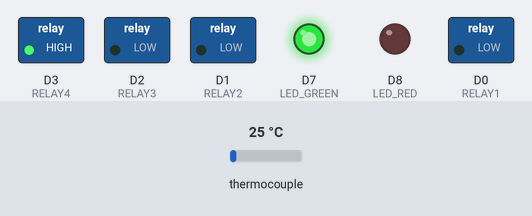
Recording of a sketch running on a simulated ESP8266 (NodeMCU). On the bench: switched loads named in the sketch (green lamp = pin HIGH), output pins drawn as LEDs (lit = HIGH). Wiring (inferred from the names in the program): MAX6675 thermocouple converter: CS D5; MISO D6; SCK D4. The test bench sets the inputs (shaded band); at power-on: thermocouple 25 °C. WiFi joins after 1.5 s; servers stay silent unless stated; no MQTT or app messages arrive unless stated; pins used as bus, display or sensor lines are not drawn; what the sketch prints to the serial monitor is not drawn.

Above: at 2.7 s.
2.8 s: thermocouple set to 74 °C
6.9 s: thermocouple set to 78 °C
At 8.2 s:
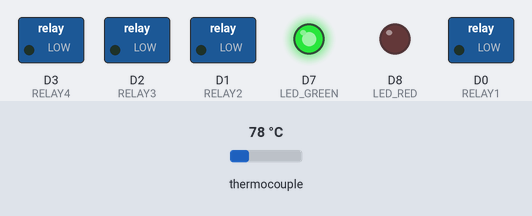
At 9.2 s:
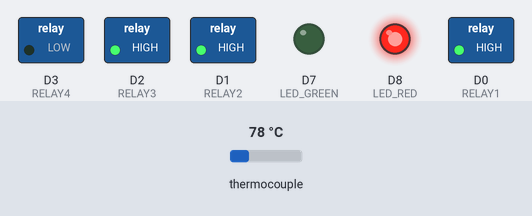
14.1 s: thermocouple set to 70 °C
18.2 s: thermocouple set to 67 °C
At 20.9 s:
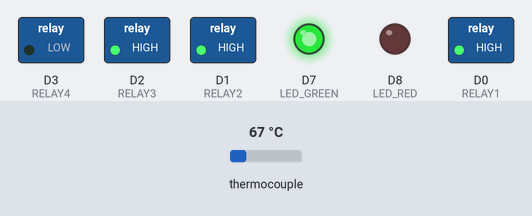
Timing chart, 0 to 22.1 s (numbered marks = the images above; inputs shaded):
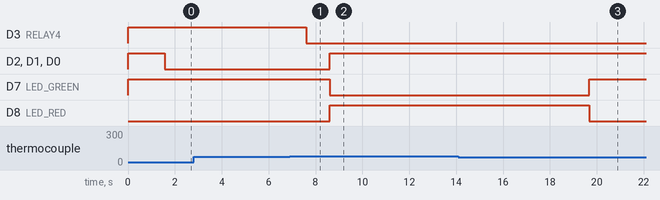

Measured:
- the behaviour switches between 77 and 78 °C on thermocouple (found by bisection; images 0 and 1)
- the behaviour switches between 68 and 67 °C on thermocouple (found by bisection; images 2 and 3)
- after the input at 2.8 s, every drawn part: stays the same
- after the input at 6.9 s, D7 (LED_GREEN): HIGH → LOW after 1.7 s instead of 3.7 s; D8 (LED_RED): LOW → HIGH after 1.7 s instead of 3.7 s
- after the input at 14.1 s, every drawn part: stays the same
- after the input at 18.2 s, D7 (LED_GREEN): LOW → HIGH after 1.5 s; D8 (LED_RED): HIGH → LOW after 1.5 s

The sketch:

arduino_code.ino
```cpp
#include <ESP8266WiFi.h>
#include <PubSubClient.h>
#include <ArduinoJson.h>

// ================= WiFi & MQTT Configuration =================
const char* ssid = "YOUR_WIFI_SSID";           // Replace with your WiFi SSID
const char* password = "YOUR_WIFI_PASSWORD";   // Replace with your WiFi password
const char* mqtt_server = "test.mosquitto.org";
const int mqtt_port = 1883;
const char* mqtt_client_id = "motor_controller_001";

// MQTT Topics
const char* temp_topic = "motor/temp";
const char* status_topic = "motor/status";
const char* control_topic = "motor/control";
const char* settings_topic = "motor/settings";

WiFiClient espClient;
PubSubClient client(espClient);

// ================= Pin Definitions =================
#define CS D5          // MAX6675 Chip Select pin
#define SCK D4         // MAX6675 Clock pin
#define SO D6          // MAX6675 Data Out (MISO) pin

// Relay Pins (Active LOW)
#define RELAY1 D0      // Phase 1 relay (Motor)
#define RELAY2 D1      // Phase 2 relay (Motor)
#define RELAY3 D2      // Phase 3 relay (Motor)
#define RELAY4 D3      // Fan + Buzzer relay (combined)

// LED Pins (Only Green and Red)
#define LED_GREEN D7   // Normal temperature LED
#define LED_RED D8     // Critical temperature LED

// ================= Temperature Settings =================
float warningTemp = 50.0;        // Start showing warnings at 50 °C
float fanStartTemp = 65.0;       // Turn Fan+Buzzer ON at 65 °C
float criticalTemp = 70.0;       // Critical temperature threshold

// ================= Reliability Settings =================
const float maxRate = 10.0;      // Max allowed temp rise (°C/sec) to ignore spikes

// ================= State Tracking =================
bool criticalMode = false;
bool warningMode = false;
bool motorState = false;
bool fanBuzzerState = false;
bool manualControl = false;      // Flag for manual control via dashboard
float previousTemp = 0.0;
unsigned long previousMillis = 0;
unsigned long lastMqttSend = 0;
float smoothedTemp = 0.0;
const float alpha = 0.3;

// ================= Setup Function =================
void setup() {
  Serial.begin(115200);

  // Configure pins
  setupPins();

  // Connect to WiFi
  setupWiFi();

  // Setup MQTT
  client.setServer(mqtt_server, mqtt_port);
  client.setCallback(mqttCallback);

  Serial.println("✅ System Ready: NORMAL mode (Motor OFF, Fan+Buzzer OFF, Green LED ON)");
}

// ================= Pin Setup =================
void setupPins() {
  // Configure MAX6675 Pins
  pinMode(CS, OUTPUT); digitalWrite(CS, HIGH);
  pinMode(SCK, OUTPUT);
  pinMode(SO, INPUT);

  // Relay Pins setup (Active LOW: LOW = ON, HIGH = OFF)
  pinMode(RELAY1, OUTPUT); digitalWrite(RELAY1, HIGH);  // Motor OFF
  pinMode(RELAY2, OUTPUT); digitalWrite(RELAY2, HIGH);
  pinMode(RELAY3, OUTPUT); digitalWrite(RELAY3, HIGH);
  pinMode(RELAY4, OUTPUT); digitalWrite(RELAY4, HIGH);  // Fan+Buzzer OFF

  // LED initial states
  pinMode(LED_GREEN, OUTPUT); digitalWrite(LED_GREEN, HIGH); // Green ON
  pinMode(LED_RED, OUTPUT); digitalWrite(LED_RED, LOW);       // Red OFF
}

// ================= WiFi Setup =================
void setupWiFi() {
  delay(10);
  Serial.println();
  Serial.print("Connecting to ");
  Serial.println(ssid);

  WiFi.begin(ssid, password);

  while (WiFi.status() != WL_CONNECTED) {
    delay(500);
    Serial.print(".");
  }

  Serial.println("");
  Serial.println("WiFi connected");
  Serial.println("IP address: ");
  Serial.println(WiFi.localIP());
}

// ================= MQTT Callback =================
void mqttCallback(char* topic, byte* payload, unsigned int length) {
  String message;
  for (int i = 0; i < length; i++) {
    message += (char)payload[i];
  }

  Serial.print("Message arrived [");
  Serial.print(topic);
  Serial.print("] ");
  Serial.println(message);

  // Parse control commands
  if (String(topic) == control_topic) {
    DynamicJsonDocument doc(1024);
    deserializeJson(doc, message);

    if (doc.containsKey("motor")) {
      manualControl = true;
      bool requestedState = doc["motor"];
      if (!criticalMode) { // Only allow manual control if not in critical mode
        motorState = requestedState;
        updateRelays();
        Serial.println(motorState ? "🔧 Manual: Motor ON" : "🔧 Manual: Motor OFF");
      } else {
        Serial.println("⚠️ Manual control blocked - Critical temperature!");
      }
    }

    if (doc.containsKey("fan")) {
      bool requestedFanState = doc["fan"];
      if (!criticalMode) {
        fanBuzzerState = requestedFanState;
        updateRelays();
        Serial.println(fanBuzzerState ? "🔧 Manual: Fan+Buzzer ON" : "🔧 Manual: Fan+Buzzer OFF");
      }
    }

    if (doc.containsKey("mode")) {
      String mode = doc["mode"];
      if (mode == "auto") {
        manualControl = false;
        Serial.println("🔄 Switched to AUTO mode");
      }
    }
  }

  // Parse settings updates
  if (String(topic) == settings_topic) {
    DynamicJsonDocument doc(1024);
    deserializeJson(doc, message);

    if (doc.containsKey("action") && doc["action"] == "update_thresholds") {
      if (doc.containsKey("warning_temp")) {
        warningTemp = doc["warning_temp"];
        Serial.print("🎯 Warning temp updated: ");
        Serial.println(warningTemp);
      }
      if (doc.containsKey("fan_temp")) {
        fanStartTemp = doc["fan_temp"];
        Serial.print("🌀 Fan temp updated: ");
        Serial.println(fanStartTemp);
      }
      if (doc.containsKey("critical_temp")) {
        criticalTemp = doc["critical_temp"];
        Serial.print("🚨 Critical temp updated: ");
        Serial.println(criticalTemp);
      }
      Serial.println("✅ Temperature thresholds updated from dashboard");
      sendStatus(); // Send updated status
    }
  }
}

// ================= MQTT Reconnect =================
void reconnectMQTT() {
  while (!client.connected()) {
    Serial.print("Attempting MQTT connection...");

    if (client.connect(mqtt_client_id)) {
      Serial.println("connected");
      client.subscribe(control_topic);
      client.subscribe(settings_topic);

      // Send initial status
      sendStatus();
    } else {
      Serial.print("failed, rc=");
      Serial.print(client.state());
      Serial.println(" try again in 5 seconds");
      delay(5000);
    }
  }
}

// ================= MAX6675 Read Function =================
uint16_t readMAX6675() {
  uint16_t value = 0;
  digitalWrite(CS, LOW);
  delayMicroseconds(1);

  for (int i = 15; i >= 0; i--) {
    digitalWrite(SCK, HIGH);
    delayMicroseconds(1);
    if (digitalRead(SO)) value |= (1 << i);
    digitalWrite(SCK, LOW);
    delayMicroseconds(1);
  }

  digitalWrite(CS, HIGH);
  return value;
}

// ================= Convert to Celsius =================
float readTemperatureC() {
  uint16_t raw = readMAX6675();
  if (raw & 0x4) {
    Serial.println("⚠️ Thermocouple not connected!");
    return NAN;
  }
  int tempData = raw >> 3;
  return tempData * 0.25;
}

// ================= Update Relays =================
void updateRelays() {
  digitalWrite(RELAY1, motorState ? LOW : HIGH);
  digitalWrite(RELAY2, motorState ? LOW : HIGH);
  digitalWrite(RELAY3, motorState ? LOW : HIGH);
  digitalWrite(RELAY4, fanBuzzerState ? LOW : HIGH);
}

// ================= Send Temperature Data =================
void sendTemperatureData(float temp) {
  DynamicJsonDocument doc(1024);
  doc["temp"] = temp;
  doc["time"] = millis();
  doc["raw"] = temp; // For backward compatibility

  String output;
  serializeJson(doc, output);
  client.publish(temp_topic, output.c_str());
}

// ================= Send Status Data =================
void sendStatus() {
  DynamicJsonDocument doc(1024);
  doc["motor"] = motorState;
  doc["fan"] = fanBuzzerState;

  // Determine current mode based on temperature thresholds
  String currentMode = "normal";
  if (criticalMode) {
    currentMode = "critical";
  } else if (smoothedTemp >= fanStartTemp) {
    currentMode = "cooling";
  } else if (warningMode || smoothedTemp >= warningTemp) {
    currentMode = "warning";
  }

  doc["mode"] = currentMode;
  doc["manual"] = manualControl;
  doc["temp"] = smoothedTemp;
  doc["warning_temp"] = warningTemp;
  doc["fan_temp"] = fanStartTemp;
  doc["critical_temp"] = criticalTemp;
  doc["uptime"] = millis();

  String output;
  serializeJson(doc, output);
  client.publish(status_topic, output.c_str());
}

// ================= Main Loop =================
void loop() {
  // Maintain MQTT connection
  if (!client.connected()) {
    reconnectMQTT();
  }
  client.loop();

  unsigned long currentMillis = millis();
  float tempC = readTemperatureC();

  // ==== Sensor fault safety ====
  if (isnan(tempC)) {
    digitalWrite(RELAY1, HIGH);
    digitalWrite(RELAY2, HIGH);
    digitalWrite(RELAY3, HIGH);
    digitalWrite(RELAY4, LOW);   // Fan+Buzzer ON (Active LOW)
    digitalWrite(LED_GREEN, LOW);
    digitalWrite(LED_RED, LOW);
    Serial.println("⚠️ Sensor Fault! Motor OFF, Fan+Buzzer ON");

    // Send fault status via MQTT
    DynamicJsonDocument doc(512);
    doc["error"] = "sensor_fault";
    doc["temp"] = -999;
    String output;
    serializeJson(doc, output);
    client.publish(temp_topic, output.c_str());

    previousTemp = 0;
    previousMillis = currentMillis;
    smoothedTemp = 0;
    criticalMode = false;
    delay(1000);
    return;
  }

  // ==== Exponential smoothing ====
  if (smoothedTemp == 0.0) smoothedTemp = tempC;
  smoothedTemp = alpha * tempC + (1 - alpha) * smoothedTemp;

  // ==== Rate of rise ====
  float deltaTime = (currentMillis - previousMillis) / 1000.0;
  float rate = 0.0;
  if (previousTemp != 0.0 && deltaTime > 0) {
    rate = (smoothedTemp - previousTemp) / deltaTime;
    if (rate > maxRate) {
      Serial.println("⚠️ Spike detected, ignored for this cycle");
      rate = 0;
    }
  }

  // ==== Automatic Control (only if not in manual mode) ====
  if (!manualControl) {
    if (smoothedTemp >= criticalTemp) {
      criticalMode = true;
      warningMode = false;
      motorState = false;
      fanBuzzerState = true;
      digitalWrite(LED_GREEN, LOW);
      digitalWrite(LED_RED, HIGH);
    } else {
      criticalMode = false;

      // Check if in warning mode
      warningMode = (smoothedTemp >= warningTemp);

      // Motor hysteresis: OFF above (critical-2), ON below (fanStart-2)
      if (smoothedTemp > (criticalTemp - 2.0)) motorState = false;
      else if (smoothedTemp < (fanStartTemp - 2.0)) motorState = true;

      // Fan+Buzzer hysteresis: ON above fanStartTemp, OFF below (fanStart-2)
      if (smoothedTemp > fanStartTemp) fanBuzzerState = true;
      else if (smoothedTemp < (fanStartTemp - 2.0)) fanBuzzerState = false;

      // LEDs
      digitalWrite(LED_GREEN, HIGH);
      digitalWrite(LED_RED, LOW);
    }

    // Apply relay states
    updateRelays();
  } else {
    // In manual mode, enforce safety overrides and still auto-activate the fan
    if (smoothedTemp >= criticalTemp) {
      // Critical temperature always forces motor OFF and fan ON
      criticalMode = true;
      motorState = false; // Force motor OFF in critical mode
      fanBuzzerState = true; // Force fan ON in critical mode
      updateRelays();
      digitalWrite(LED_GREEN, LOW);
      digitalWrite(LED_RED, HIGH);
      Serial.println("🚨 Critical override: Motor forced OFF, Fan forced ON");
    } else {
      // Not critical: respect manual motor state but still auto-enable fan when needed
      criticalMode = false;

      // Auto-enable fan if temperature crosses configured fanStartTemp even in manual mode
      if (smoothedTemp >= fanStartTemp) {
        fanBuzzerState = true;
      }

      // Do NOT override motorState here (user-controlled in manual mode)
      updateRelays();
      digitalWrite(LED_GREEN, HIGH);
      digitalWrite(LED_RED, LOW);
    }
  }

  // ==== Send MQTT Data every 2 seconds ====
  if (currentMillis - lastMqttSend >= 2000) {
    sendTemperatureData(smoothedTemp);
    sendStatus();
    lastMqttSend = currentMillis;
  }

  // ==== Serial Monitor Output ====
  Serial.print("🌡️ Temp: ");
  Serial.print(smoothedTemp, 2);
  Serial.print(" °C | MODE: ");

  if (criticalMode) Serial.print("CRITICAL | ");
  else if (smoothedTemp >= fanStartTemp) Serial.print("COOLING | ");
  else if (smoothedTemp >= warningTemp) Serial.print("WARNING | ");
  else Serial.print("NORMAL | ");

  Serial.print("Motor: "); Serial.print(motorState ? "ON" : "OFF");
  Serial.print(" | Fan+Buzzer: "); Serial.print(fanBuzzerState ? "ON" : "OFF");
  Serial.print(" | Control: "); Serial.print(manualControl ? "MANUAL" : "AUTO");
  Serial.print(" | Thresholds: W");
  Serial.print(warningTemp, 0);
  Serial.print("/F");
  Serial.print(fanStartTemp, 0);
  Serial.print("/C");
  Serial.print(criticalTemp, 0);
  Serial.println();

  previousTemp = smoothedTemp;
  previousMillis = currentMillis;

  delay(1000);
}
```
